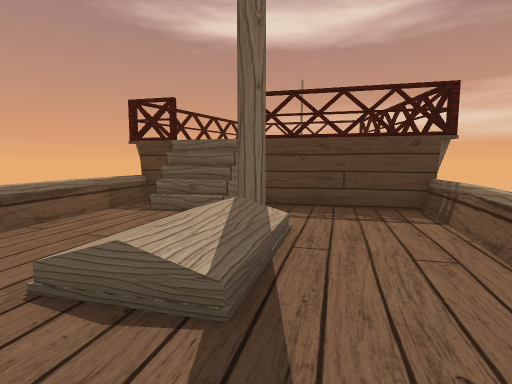
view 1 (above)

12 first-person views from a walk through a scene from a Unity 3-D project. The camera is 1.5 m above the floor, tilts 6° down and sees 80° across. The floor is counted in squares, 1 m on a side. Each view is taken from the middle of a square. On the plan, view 1 faces up. The plan holds only what a view shows up to about 15 squares ahead; the rest is blank. The place goes on beyond the plan. The player character is not drawn. Some surface patterns are stand-ins.

view 2
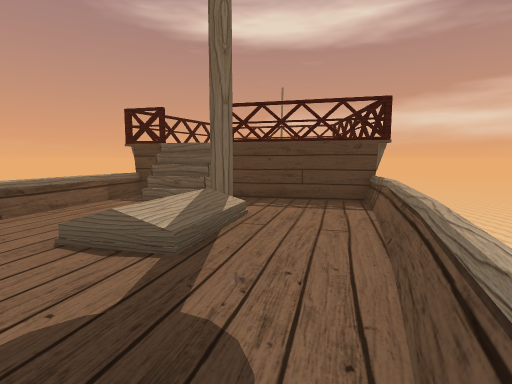

view 3
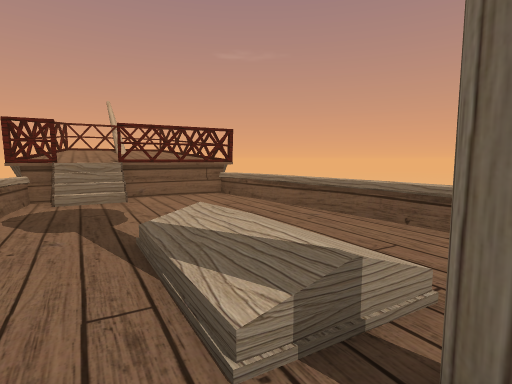

view 4
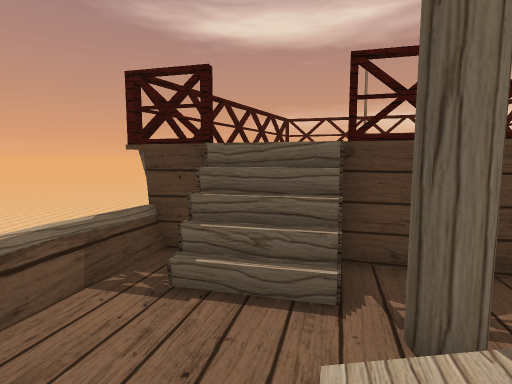

view 5
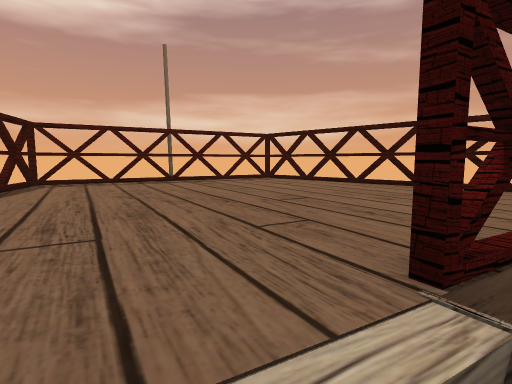

view 6
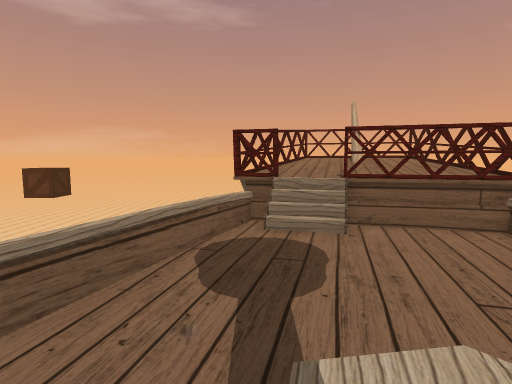

view 7
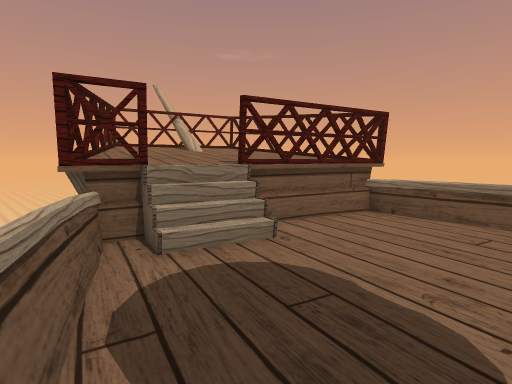

view 8
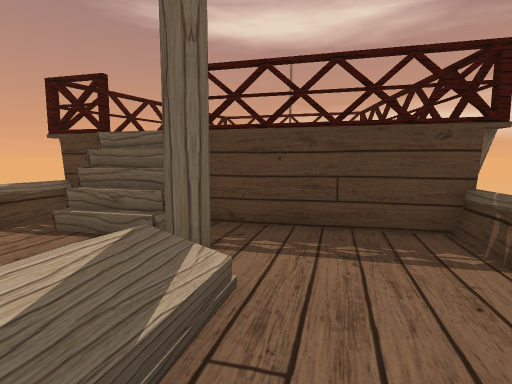

view 9
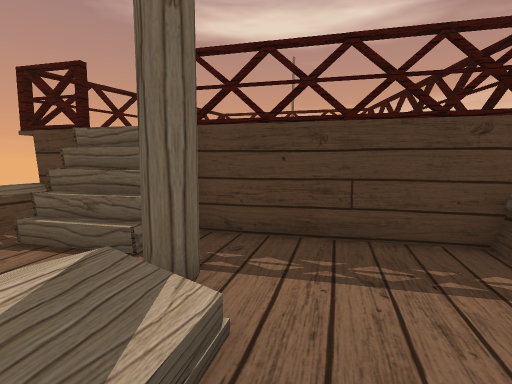

view 10
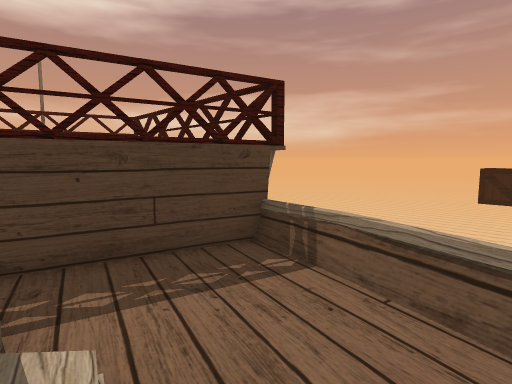

view 11
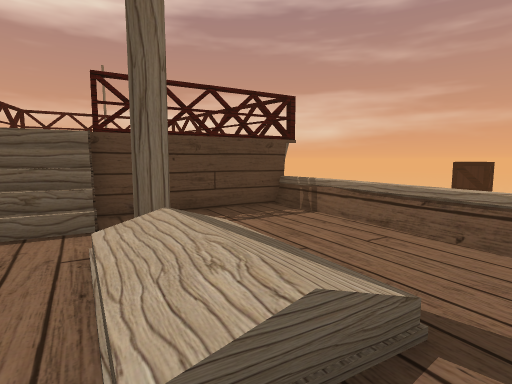

view 12
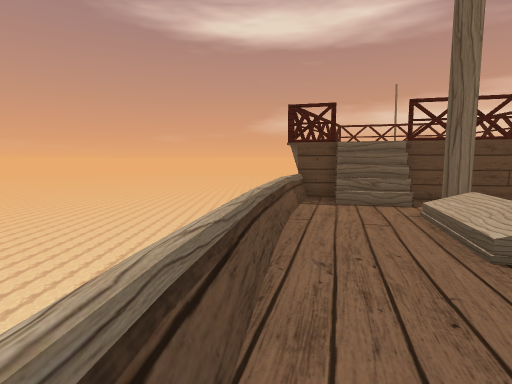

### Floor plan
Key: @ floor where view 1 was taken; # wall or solid block; x gap in a wall; . main floor; : floor 0.75 m higher than the main floor; + floor 1.5 m higher than the main floor; * floor 1.75 m higher than the main floor; % floor 2 m higher than the main floor; & floor 2.25 m higher than the main floor; / step, stairs or slope; = window, fence, low wall or low ledge; v drop or lower ground.
Columns run from 8 left of view 1 to 6 right of it. Each row starts with its distance up from view 1.
 19        vxv
 18        #&&#xvv
 17       v&&&&&&&x
 16       #&&&&&&&x
 15      x&&&&&&&&x
 14      #&&&&&&&&v
 13     v &&&&&&&&x
 12    vx &&&&&&&&v
 11    v##&&&&&&&&v
 10    =.=//####  v
  9    =.//=...##vv
  8    =....#....=
  7   v=.../.....=
  6   =...///...==
  5   =.../:/...=
  4   =...///...=
  3   =...==/..==
  2  v=........=
  1  v=........=
  0  =......@.=v
 -1  =........=
 -2  =........=
 -3  #=...//.=v
 -4  x++==//==
 -5  v++++++xv
 -6  v*+++++x
 -7  #*****+v
 -8 v******#
 -9 v%%****v
-10 v#%=%%#
-11  vx##%v
-12    v x

Positions as (right, up) in squares from view 1, and headings:
1: (0, 0), facing up
2: (1, -2), facing up
3: (2, 8), facing down-left
4: (-2, 5), facing up
5: (-2, 10), facing up-right
6: (0, 5), facing down
7: (2, 1), facing down-left
8: (1, 3), facing up
9: (1, 4), facing up
10: (0, 4), facing up-right
11: (-3, 2), facing up-right
12: (-6, -1), facing up
